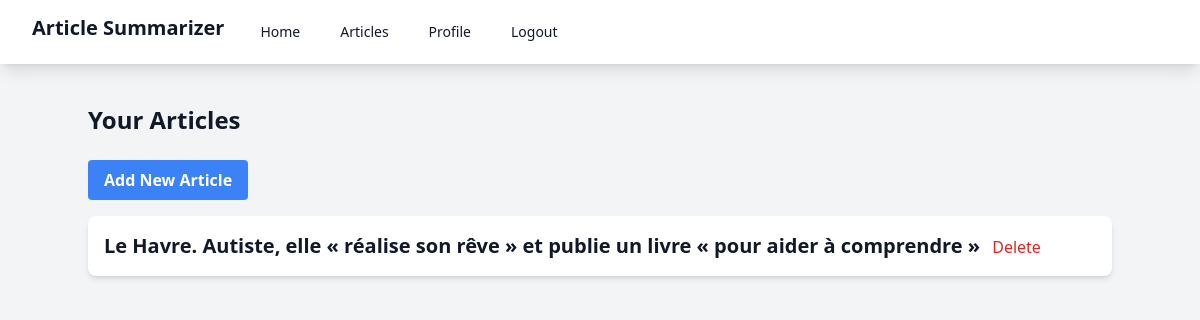
The page / (signed in) on the database as committed earlier.
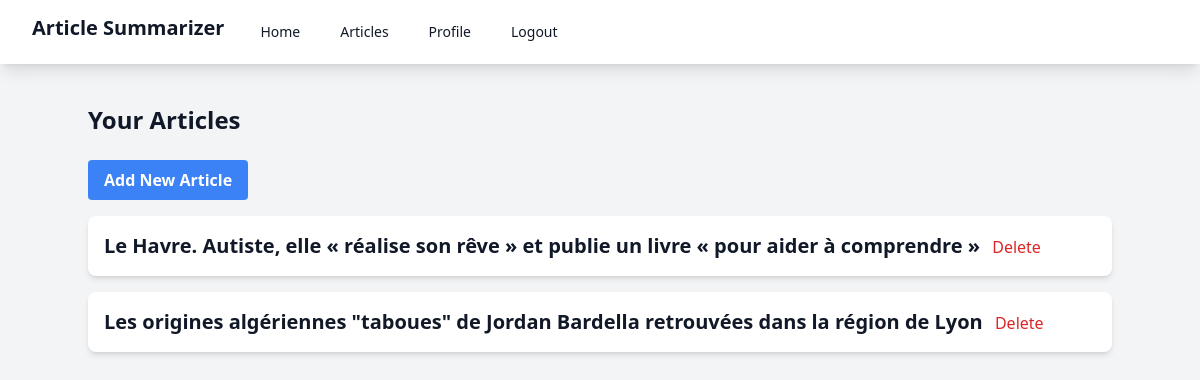
The same page on the database as committed later.
### summarizer/models.py (models this page shows, shortened)
class Article(models.Model):
    title = models.CharField(max_length=200)
    content = models.TextField()
    user = models.ForeignKey(User, on_delete=models.CASCADE)
    created_at = models.DateTimeField(auto_now_add=True)
    category = models.ForeignKey(Category, on_delete=models.SET_NULL, null=True, blank=True)

### summarizer/views.py (the view)
# urls.py: path('', views.index, name='index'),
@login_required
def index(request):
    articles = Article.objects.filter(user=request.user)
    return render(request, 'summarizer/index.html', {'articles': articles})

### summarizer/templates/summarizer/index.html (shortened to what this page needs)
{% extends 'summarizer/base.html' %}
{% block content %}
    <h1 class="text-2xl font-bold mb-6 text-gray-900">Your Articles</h1>
    <a href="{% url 'add_article' %}" class="bg-blue-500 hover:bg-blue-700 text-white font-bold py-2 px-4 rounded mb-4 inline-block">Add New Article</a>
    <ul class="space-y-4">
    {% for article in articles %}
        <li class="bg-white shadow-md rounded-lg p-4">
            <a href="{% url 'article_detail' article.pk %}" class="text-xl font-semibold text-gray-900">{{ article.title }}</a>
            <form action="{% url 'delete_article' pk=article.pk %}" method="post" class="inline">
                <button type="submit" class="ml-2 text-red-600 hover:text-red-900">Delete</button>
            </form>
        </li>
    {% endfor %}
    </ul>
{% endblock %}

Rows that differ between the two databases and show on the page:
added Article: title "Les origines algériennes \"taboues\" de Jordan Bardella retrouvées dans la région de Lyon"
